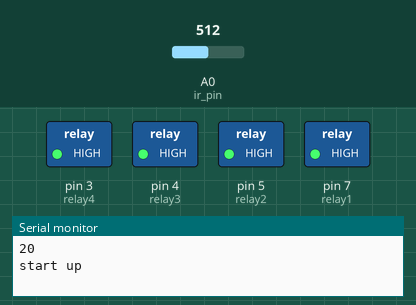
A sketch run on a simulated Arduino Uno, built with avr-gcc and run on an emulated ATmega328P. On the bench: switched loads named in the sketch (green lamp = pin HIGH), the last lines printed to the serial monitor. The inputs (shaded band) are chosen by the test bench; at power-on: A0 (ir_pin) = 512. The ROS host is connected and sends only what is stated.

Above: at 0.8 s.
0.9 s: A0 (ir_pin) set to 250
At 0.9 s:
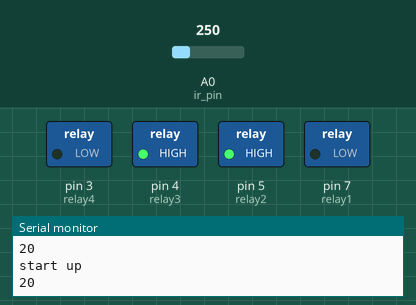
2.5 s: A0 (ir_pin) set to 227
At 3.6 s:
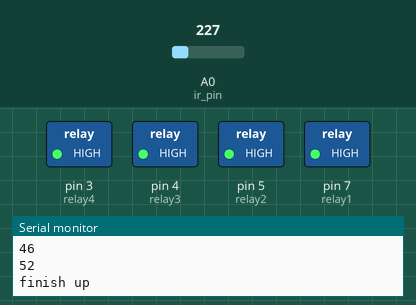
Timing chart, 0 to 5.5 s (numbered marks = the images above; inputs shaded):
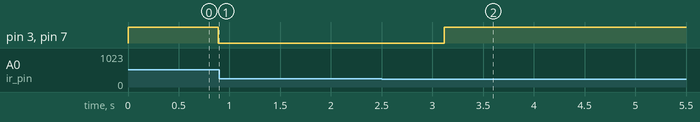

The sketch:

Scissor_Lift_Control_IR_0410.ino
```cpp
#include <ros.h>
#include <std_msgs/String.h>
#include <std_msgs/UInt16.h>

ros::NodeHandle  nh;
std_msgs::String str_msg;
//ros::Publisher chatter("chatter", &str_msg);

int relay1 = 7;
int relay2 = 5;
int relay3 = 4;
int relay4 = 3;

const int ir_pin= A0;
float ir_distance ;
float ir_volt;

#define arr_size 11
int measured_vals[arr_size] = {0,0,0,0,0,0,0,0,0,0,0};
int filter_result =0;

unsigned long start, finished, elapsed, exe_period;
unsigned long ini_pos, des_pos, tmp_pos;

void get_height( const std_msgs::UInt16& cmd_msg)
{

  des_pos = cmd_msg.data + 50;
  if(des_pos != ini_pos)

  {
    if(des_pos > ini_pos)
    {
      Serial.println("start up");
      tmp_pos = get_IRdistance_filtered();

      Serial.println(tmp_pos);
      while(abs(des_pos-tmp_pos)>1 && des_pos >= tmp_pos)

      {
        digitalWrite(relay2, HIGH);

        digitalWrite(relay3, HIGH);
        digitalWrite(relay1, LOW);
        digitalWrite(relay4, LOW);
        //delay(1000);

        tmp_pos = get_IRdistance_filtered();
        Serial.println(tmp_pos);
      }

      Serial.println("finish up");
    }
    else
    {
        Serial.println("start down");
        tmp_pos = get_IRdistance_filtered();
        Serial.println(tmp_pos);

        while(abs(des_pos-tmp_pos)>1 && tmp_pos >= des_pos)

        {

          digitalWrite(relay1, HIGH);
          digitalWrite(relay4, HIGH);
          digitalWrite(relay2, LOW);
          digitalWrite(relay3, LOW);
          //delay(1000);
          tmp_pos = get_IRdistance_filtered();
          Serial.println(tmp_pos);
        }
        Serial.println("finish down");
     }
     ini_pos = des_pos;
     des_pos =0;
     tmp_pos =0;
     digitalWrite(relay1, HIGH);
     digitalWrite(relay2, HIGH);
     digitalWrite(relay3, HIGH);
     digitalWrite(relay4, HIGH);
  }
}

ros::Subscriber<std_msgs::UInt16> sub("target_height", &get_height);


void setup()
{
  nh.initNode();
  nh.subscribe(sub);
  //ini_pos =70 ;

  Serial.begin(57600);
  Serial.read();

  pinMode(relay1, OUTPUT);
  pinMode(relay2, OUTPUT);
  pinMode(relay3, OUTPUT);
  pinMode(relay4, OUTPUT);

  // initialize output pins
  digitalWrite(relay1, HIGH);
  digitalWrite(relay2, HIGH);
  digitalWrite(relay3, HIGH);
  digitalWrite(relay4, HIGH);
  initialize_pos();
}

void loop()
{
  nh.spinOnce();
  delay(200);

}

void initialize_pos()
{
  des_pos = 50;
  ini_pos = get_IRdistance_filtered();

  if(des_pos != ini_pos)
  {
    if(des_pos > ini_pos)
    {
      Serial.println("start up");
      tmp_pos = get_IRdistance_filtered();
      while(abs(des_pos-tmp_pos)>1 && des_pos >= tmp_pos)
      {

        digitalWrite(relay2, HIGH);
        digitalWrite(relay3, HIGH);
        digitalWrite(relay1, LOW);
        digitalWrite(relay4, LOW);
        //delay(1000);
        tmp_pos = get_IRdistance_filtered();
      }
      Serial.println("finish up");
    }
    else
    {
        Serial.println("start down");
        tmp_pos = get_IRdistance_filtered();
        while( abs(des_pos-tmp_pos)>1 && tmp_pos >= des_pos)
        {
          digitalWrite(relay1, HIGH);
          digitalWrite(relay4, HIGH);
          digitalWrite(relay2, LOW);
          digitalWrite(relay3, LOW);
          //delay(1000);
          tmp_pos = get_IRdistance_filtered();
        }
        Serial.println("finish down");
     }
     ini_pos = des_pos;
     des_pos =0;
     tmp_pos =0;
     digitalWrite(relay1, HIGH);
     digitalWrite(relay2, HIGH);
     digitalWrite(relay3, HIGH);
     digitalWrite(relay4, HIGH);
  }
}


int get_IRdistance_filtered() {
  // Clear array
  memset(measured_vals,0,sizeof(measured_vals));
  for( int i = 0; i < arr_size; i++) {
    // Pulse width representation.
    // Scale factor of 147 uS per Inch
    ir_volt = analogRead(ir_pin)*0.0048828;
    ir_distance = 65 * pow(ir_volt, -1.10);
    //Serial.println(ir_distance);
    measured_vals[i] = ir_distance;
    //sum= sum + measured_vals[i];
    delay(40);
  }

  sort_array(arr_size, measured_vals);
  filter_result = mode(arr_size, measured_vals);
  filter_result = filter_result-6;
  //Serial.println(filter_result);
  //filter_result = sum / arr_size;
  if(filter_result >150) filter_result =150;
  else if(filter_result <20) filter_result =20;

  Serial.println(filter_result);
  return filter_result;
}

void sort_array(int array_size, int *val_array) {
 for (int i = 1; i < array_size; i++) {
   int j = val_array[i];
   int k;
   for (k = i - 1; (k >= 0) && (j < val_array[k]); k--) {
     val_array[k+1] = val_array[k];
   }
   val_array[k+1] = j;
 }
}

int mode(int array_size,int
*val_array){
 int i = 0;
 int count = 0;
 int maxCount = 0;
 int mode = 0;
 int bimodal;
 int prevCount = 0;
 while(i < (array_size-1)){
   prevCount = count;
   count = 0;
   while(val_array[i] == val_array[i+1]){
     count++;
     i++;


   }
   if(count > prevCount && count > maxCount){
     mode = val_array[i];
     maxCount = count;
     bimodal = 0;
   }
   if(count == 0){
     i++;
   }
   if(count == maxCount){      //If the dataset has 2 or more modes.
     bimodal = 1;
   }
   //Return the median if there is no mode.
   if(mode == 0 || bimodal == 1){
     mode = val_array[(array_size/2)];
   }
   return mode;
 }
}
```

Measured:
- the behaviour switches between 239 and 238 on A0 (ir_pin) (found by bisection; images 1 and 2)
- after the input at 2.5 s, pin 3 (relay4), pin 7 (relay1): LOW → HIGH after 0.62 s
